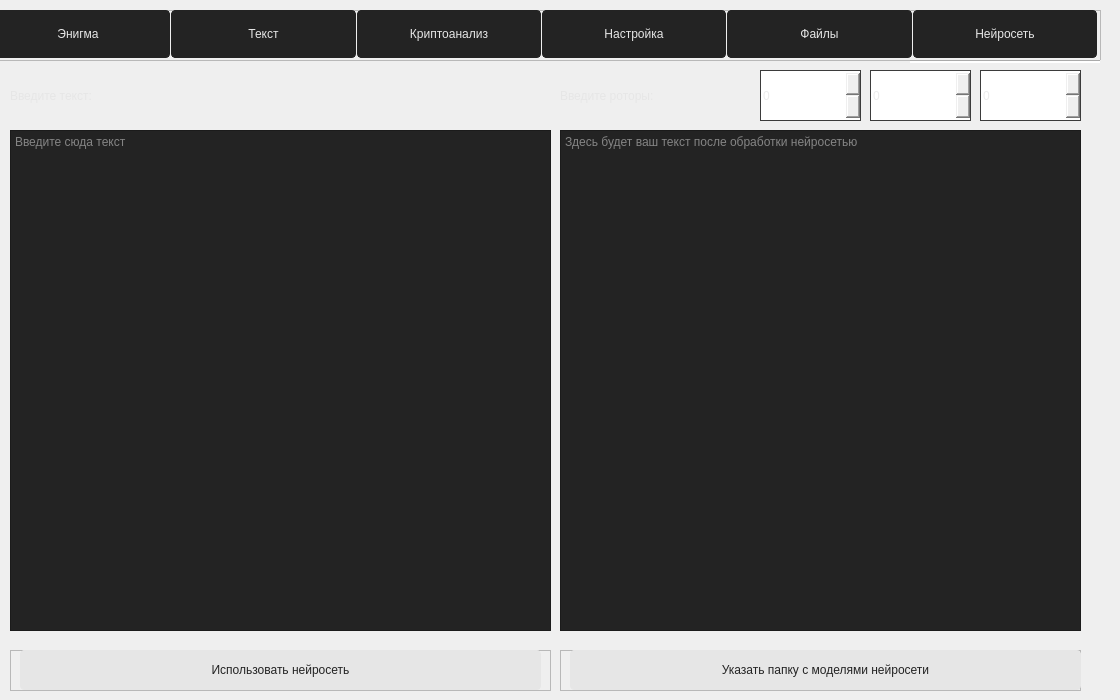
    <widget class="QWidget" name="tab_5">
     <attribute name="title">
      <string>Страница</string>
     </attribute>
     <widget class="QFrame" name="frame_5">
      <property name="geometry">
       <rect>
        <x>-10</x>
        <y>10</y>
        <width>1111</width>
        <height>51</height>
       </rect>
      </property>
      <property name="styleSheet">
       <string notr="true">QPushButton{
	border: 1px solid rgb(35, 35, 35);
	background-color: rgb(35, 35, 35);
	border-radius: 4px;
	color: rgb(230, 230, 230);
}

QPushButton:hover{
	background-color: rgb(0, 65, 65);
	border: 1px solid rgb(0, 35, 35);
}
QPushButton:pressed{
	background-color: rgb(0, 35, 35);
	border: 1px solid rgb(0, 15, 15);
}</string>
      </property>
      <property name="frameShape">
       <enum>QFrame::StyledPanel</enum>
      </property>
      <property name="frameShadow">
       <enum>QFrame::Raised</enum>
      </property>
      <widget class="QWidget" name="horizontalLayoutWidget_4">
       <property name="geometry">
        <rect>
         <x>-4</x>
         <y>0</y>
         <width>1111</width>
         <height>51</height>
        </rect>
       </property>
       <layout class="QHBoxLayout" name="horizontalLayout_4">
        <property name="spacing">
         <number>1</number>
        </property>
        <property name="sizeConstraint">
         <enum>QLayout::SetMaximumSize</enum>
        </property>
        <property name="leftMargin">
         <number>0</number>
        </property>
        <item>
         <widget class="QPushButton" name="pushButton_20">
          <property name="minimumSize">
           <size>
            <width>0</width>
            <height>48</height>
           </size>
          </property>
          <property name="styleSheet">
           <string notr="true"/>
          </property>
          <property name="text">
           <string>Энигма</string>
          </property>
         </widget>
        </item>
        <item>
         <widget class="QPushButton" name="pushButton_21">
          <property name="minimumSize">
           <size>
            <width>0</width>
            <height>48</height>
           </size>
          </property>
          <property name="styleSheet">
           <string notr="true"/>
          </property>
          <property name="text">
           <string>Текст</string>
          </property>
         </widget>
        </item>
        <item>
         <widget class="QPushButton" name="pushButton_22">
          <property name="minimumSize">
           <size>
            <width>0</width>
            <height>48</height>
           </size>
          </property>
          <property name="styleSheet">
           <string notr="true"/>
          </property>
          <property name="text">
           <string>Криптоанализ</string>
          </property>
         </widget>
        </item>
        <item>
         <widget class="QPushButton" name="pushButton_47">
          <property name="minimumSize">
           <size>
            <width>0</width>
            <height>48</height>
           </size>
          </property>
          <property name="text">
           <string>Настройка</string>
          </property>
         </widget>
        </item>
        <item>
         <widget class="QPushButton" name="pushButton_23">
          <property name="minimumSize">
           <size>
            <width>0</width>
            <height>48</height>
           </size>
          </property>
          <property name="text">
           <string>Файлы</string>
          </property>
         </widget>
        </item>
        <item>
         <widget class="QPushButton" name="pushButton_25">
          <property name="minimumSize">
           <size>
            <width>0</width>
            <height>48</height>
           </size>
          </property>
          <property name="styleSheet">
           <string notr="true"/>
          </property>
          <property name="text">
           <string>Нейросеть</string>
          </property>
         </widget>
        </item>
       </layout>
      </widget>
     </widget>
     <widget class="Line" name="line_5">
      <property name="geometry">
       <rect>
        <x>910</x>
        <y>60</y>
        <width>190</width>
        <height>3</height>
       </rect>
      </property>
      <property name="styleSheet">
       <string notr="true">background-color: rgb(255, 255, 255);</string>
      </property>
      <property name="orientation">
       <enum>Qt::Horizontal</enum>
      </property>
     </widget>
     <widget class="QLabel" name="label_31">
      <property name="geometry">
       <rect>
        <x>560</x>
        <y>70</y>
        <width>191</width>
        <height>51</height>
       </rect>
      </property>
      <property name="styleSheet">
       <string notr="true">color: rgb(230, 230, 230);</string>
      </property>
      <property name="text">
       <string>Введите роторы:</string>
      </property>
     </widget>
     <widget class="QSpinBox" name="spinBox_4">
      <property name="geometry">
       <rect>
        <x>760</x>
        <y>70</y>
        <width>101</width>
        <height>51</height>
       </rect>
      </property>
      <property name="styleSheet">
       <string notr="true">color: rgb(235, 235, 235);
font: 18pt &quot;Segoe UI&quot;;
border: 1px solid rgb(59, 59, 59);</string>
      </property>
      <property name="maximum">
       <number>32</number>
      </property>
     </widget>
     <widget class="QSpinBox" name="spinBox_8">
      <property name="geometry">
       <rect>
        <x>870</x>
        <y>70</y>
        <width>101</width>
        <height>51</height>
       </rect>
      </property>
      <property name="styleSheet">
       <string notr="true">color: rgb(235, 235, 235);
font: 18pt &quot;Segoe UI&quot;;
border: 1px solid rgb(59, 59, 59);</string>
      </property>
      <property name="maximum">
       <number>32</number>
      </property>
     </widget>
     <widget class="QSpinBox" name="spinBox_9">
      <property name="geometry">
       <rect>
        <x>980</x>
        <y>70</y>
        <width>101</width>
        <height>51</height>
       </rect>
      </property>
      <property name="styleSheet">
       <string notr="true">color: rgb(235, 235, 235);
font: 18pt &quot;Segoe UI&quot;;
border: 1px solid rgb(59, 59, 59);</string>
      </property>
      <property name="maximum">
       <number>32</number>
      </property>
     </widget>
     <widget class="QLabel" name="label_32">
      <property name="geometry">
       <rect>
        <x>10</x>
        <y>70</y>
        <width>541</width>
        <height>51</height>
       </rect>
      </property>
      <property name="styleSheet">
       <string notr="true">color: rgb(230, 230, 230);</string>
      </property>
      <property name="text">
       <string>Введите текст:</string>
      </property>
     </widget>
     <widget class="QPlainTextEdit" name="plainTextEdit_3">
      <property name="geometry">
       <rect>
        <x>10</x>
        <y>130</y>
        <width>541</width>
        <height>501</height>
       </rect>
      </property>
      <property name="styleSheet">
       <string notr="true">color: rgb(230, 230, 230);
font: 16pt &quot;Consolas&quot;;
background-color: rgb(35, 35, 35);</string>
      </property>
      <property name="placeholderText">
       <string>Введите сюда текст</string>
      </property>
     </widget>
     <widget class="QFrame" name="frame_6">
      <property name="geometry">
       <rect>
        <x>560</x>
        <y>650</y>
        <width>521</width>
        <height>41</height>
       </rect>
      </property>
      <property name="styleSheet">
       <string notr="true">QPushButton{
	border: 1px solid rgb(230, 230, 230);
	background-color: rgb(230, 230, 230);
	border-radius: 4px;
	color: rgb(35, 35, 35);
}

QPushButton:hover{
	background-color: rgb(0, 65, 65);
	border: 1px solid rgb(0, 35, 35);
}
QPushButton:pressed{
	color: rgb(255, 255, 255);
	background-color: rgb(0, 35, 35);
	border: 1px solid rgb(0, 15, 15);
}</string>
      </property>
      <property name="frameShape">
       <enum>QFrame::StyledPanel</enum>
      </property>
      <property name="frameShadow">
       <enum>QFrame::Raised</enum>
      </property>
      <widget class="QPushButton" name="pushButton_48">
       <property name="geometry">
        <rect>
         <x>10</x>
         <y>0</y>
         <width>511</width>
         <height>40</height>
        </rect>
       </property>
       <property name="minimumSize">
        <size>
         <width>0</width>
         <height>40</height>
        </size>
       </property>
       <property name="styleSheet">
        <string notr="true"/>
       </property>
       <property name="text">
        <string>Указать папку с моделями нейросети</string>
       </property>
      </widget>
     </widget>
     <widget class="QPlainTextEdit" name="plainTextEdit_10">
      <property name="geometry">
       <rect>
        <x>560</x>
        <y>130</y>
        <width>521</width>
        <height>501</height>
       </rect>
      </property>
      <property name="styleSheet">
       <string notr="true">color: rgb(230, 230, 230);
font: 16pt &quot;Consolas&quot;;
background-color: rgb(35, 35, 35);</string>
      </property>
      <property name="placeholderText">
       <string>Здесь будет ваш текст после обработки нейросетью</string>
      </property>
     </widget>
     <widget class="QFrame" name="frame_7">
      <property name="geometry">
       <rect>
        <x>10</x>
        <y>650</y>
        <width>541</width>
        <height>41</height>
       </rect>
      </property>
      <property name="styleSheet">
       <string notr="true">QPushButton{
	border: 1px solid rgb(230, 230, 230);
	background-color: rgb(230, 230, 230);
	border-radius: 4px;
	color: rgb(35, 35, 35);
}

QPushButton:hover{
	background-color: rgb(0, 65, 65);
	border: 1px solid rgb(0, 35, 35);
}
QPushButton:pressed{
	color: rgb(255, 255, 255);
	background-color: rgb(0, 35, 35);
	border: 1px solid rgb(0, 15, 15);
}</string>
      </property>
      <property name="frameShape">
       <enum>QFrame::StyledPanel</enum>
      </property>
      <property name="frameShadow">
       <enum>QFrame::Raised</enum>
      </property>
      <widget class="QPushButton" name="pushButton_49">
       <property name="geometry">
        <rect>
         <x>10</x>
         <y>0</y>
         <width>521</width>
         <height>40</height>
        </rect>
       </property>
       <property name="minimumSize">
        <size>
         <width>0</width>
         <height>40</height>
        </size>
       </property>
       <property name="styleSheet">
        <string notr="true"/>
       </property>
       <property name="text">
        <string>Использовать нейросеть</string>
       </property>
      </widget>
     </widget>
    </widget>
